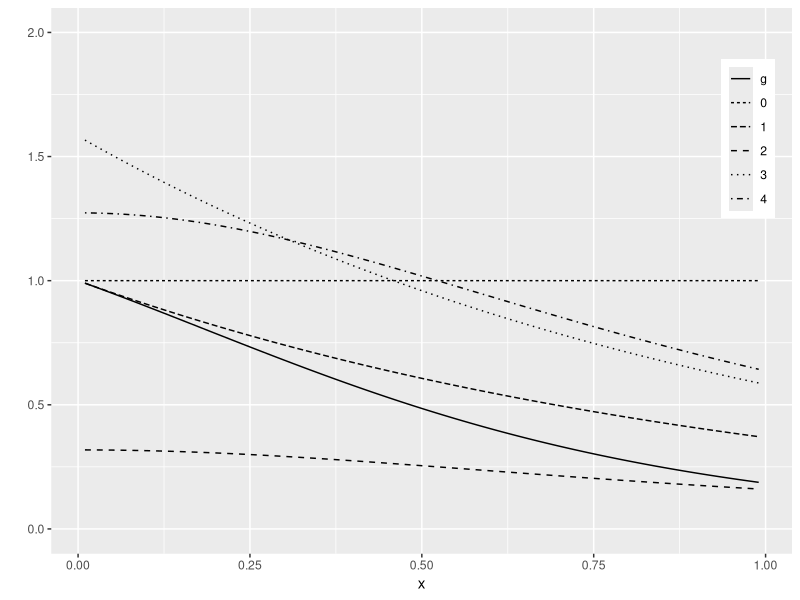
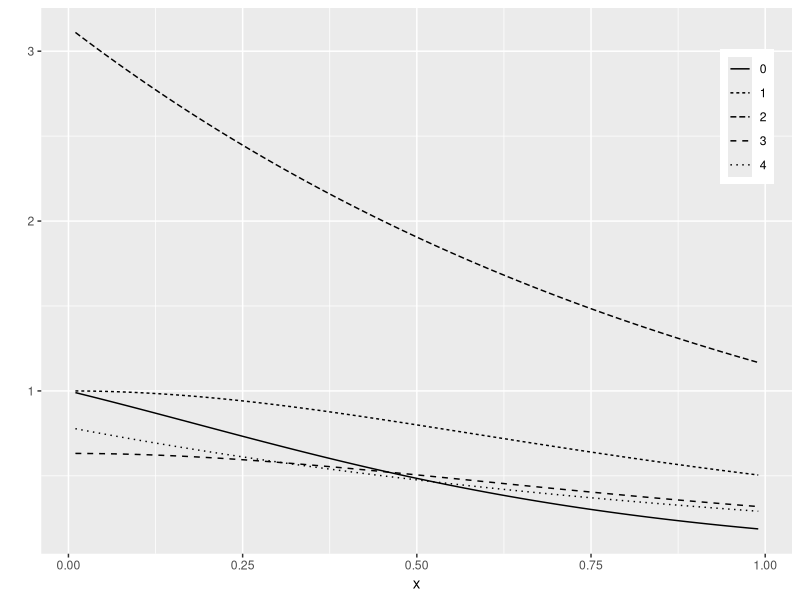

Source code (R) for these figures, in order:
## ---- chunk 1
library(ggplot2)
set.seed(123)
## ---- chunk 2
g <- function(x) {
  exp(-x - log(1+x^2)) * (x > 0) * (x < 1)
}
## ---- chunk 3
# Importance Functions
  # f0 = 1
rf0 <- function(m) {
  return(runif(m))
}
f0 <- function(x) {
  return(rep(1, length(x)))
}
  # f1 = e^(-x) 
rf1 <- function(m) {
  return(rexp(m, 1))
}
f1 <- function(x) {
  return(exp(-x))
}
  # f2 = (1 + x^2)^-1 / pi
rf2 <- function(m) {
  x <- rcauchy(m)
  i <- c(which(x > 1), which(x < 0))
  x[i] <- 2
  return(x)
}
f2 <- function(x) {
  return(dcauchy(x))
}
  # f3 = e^(-x) / (1 - e^(-1))
rf3 <- function(m) {
  u <- runif(m)
  return(-1 * log(1 - u * (1 - exp(-1))))
}
f3 <- function(x) {
  return(exp(-x) / (1 - exp(-1)))
}
  # f4 = 4(1 + x^2)^(-1) / pi
rf4 <- function(m) {
  u <- runif(m)
  return(tan(pi * u / 4))
}
f4 <- function(x) {
  return(4 * (1 + x^2)^(-1) / pi)
}

# Importance Sampling By Different Functions
m <- 10000
theta.hat <- var <- numeric(5)
theta.est <- function(m, g, rf, f) {
  x <- rf(m)
  fg <- g(x) / f(x)
  return(c(mean(fg), var(fg)))
}
theta.hat[1] <- theta.est(m, g, rf0, f0)[1]
var[1] <- theta.est(m, g, rf0, f0)[2]
theta.hat[2] <- theta.est(m, g, rf1, f1)[1]
var[2] <- theta.est(m, g, rf1, f1)[2]
theta.hat[3] <- theta.est(m, g, rf2, f2)[1]
var[3] <- theta.est(m, g, rf2, f2)[2]
theta.hat[4] <- theta.est(m, g, rf3, f3)[1]
var[4] <- theta.est(m, g, rf3, f3)[2]
theta.hat[5] <- theta.est(m, g, rf4, f4)[1]
var[5] <- theta.est(m, g, rf4, f4)[2]

# Results
results <- rbind(theta.hat, var)
colnames(results) <- c("f0", "f1", "f2", "f3", "f4")
rownames(results) <- c("theta.hat", "var")
results

# Plots
x <- seq(0.01, 0.99, .01)
w <- 2
# Figure (a)
df1 <- data.frame(x = rep(x, 6), variable = c(rep("g", length(x)), rep("0", length(x)),
                                              rep(1, length(x)), rep(2, length(x)),
                                              rep(3, length(x)), rep(4, length(x))),
                  value = c(g(x), f0(x), f1(x), f2(x), f3(x), f4(x)))
df1$variable <- factor(df1$variable, levels = c("g", "0", "1", "2", "3", "4"))

ggplot(df1, aes(x = x, y = value, linetype = variable)) +
  geom_line() + 
  scale_y_continuous(limits = c(0, 2)) +
  labs(y = "") +
  theme(legend.title = element_blank(), legend.position = c(0.94, 0.76))

# Figure (b)
df2 <- data.frame(x = rep(x, 5), variable = c(rep(0, length(x)), rep(1, length(x)),
                                              rep(2, length(x)), rep(3, length(x)),
                                              rep(4, length(x))),
                  value = c(g(x), g(x)/f1(x), g(x)/f2(x), g(x)/f3(x), g(x)/f4(x)))
df2$variable <- factor(df2$variable, levels = c("0", "1", "2", "3", "4"))

ggplot(df2, aes(x = x, y = value, linetype = variable)) +
  geom_line() + 
  labs(y = "") +
  theme(legend.title = element_blank(), legend.position = c(0.94, 0.8))
## ---- chunk 4
M <- 10000
k <- 10
r <- M / k
N <- 50
T2 <- numeric(k)
estimates <- matrix(0, N, 2)

for (i in 1:N) {
  estimates[i, 1] <- mean(g(runif(M)))
  for (j in 1:k)
      T2[j] <- mean(g(runif(r, (j-1)/k, j/k)))
  estimates[i, 2] <- mean(T2)
}

results <- rbind(apply(estimates, 2, mean), apply(estimates, 2, var))
colnames(results) <- c("Standard", "Stratified Sampling")
rownames(results) <- c("theta.hat", "var")
results
## ---- chunk 5
# Using f3 as Importance Function
rf3 <- function(m, a, b) {
  u <- runif(m, a, b)
  return(-1 * log(1 - u * (1 - exp(-1))))
}
f3 <- function(x) {
  return(exp(-x) / (1 - exp(-1)))
}

# Stratified Importance Sampling
M <- 10000
k <- 10
r <- M / k
N <- 50
T2 <- numeric(k)
T3 <- numeric(k)
estimates <- matrix(0, N, 3)

for (i in 1:N) {
  estimates[i, 1] <- mean(g(runif(M)))
  for (j in 1:k) {
    T2[j] <- mean(g(runif(r, (j-1)/k, j/k)))
    x <- rf3(r, (j-1)/k, j/k)
    T3[j] <- mean(g(x) / f3(x))
  }
  estimates[i, 2] <- mean(T2)
  estimates[i, 3] <- mean(T3)
}

results <- rbind(apply(estimates, 2, mean), apply(estimates, 2, var))
colnames(results) <- c("Standard", "Stratified Sampling", "Stratified Importance Sampling")
rownames(results) <- c("theta.hat", "var")
results
## ---- chunk 6
M <- 10000
k <- 1
m <- M/k
si <- numeric(k)
v <- numeric(k)
g <- function(x) exp(-x)/(1 + x^2)
f <- function(x) (k/(1 - exp(-1))) * exp(-x)

for (j in 1:k) { 
  u <- runif(m, (j - 1)/k, j/k)
  x <- -log(1 - (1 - exp(-1)) * u)
  fg <- g(x)/f(x)
  si[j] <- mean(fg)
  v[j] <- var(fg)
}
sum(si)
mean(v)
